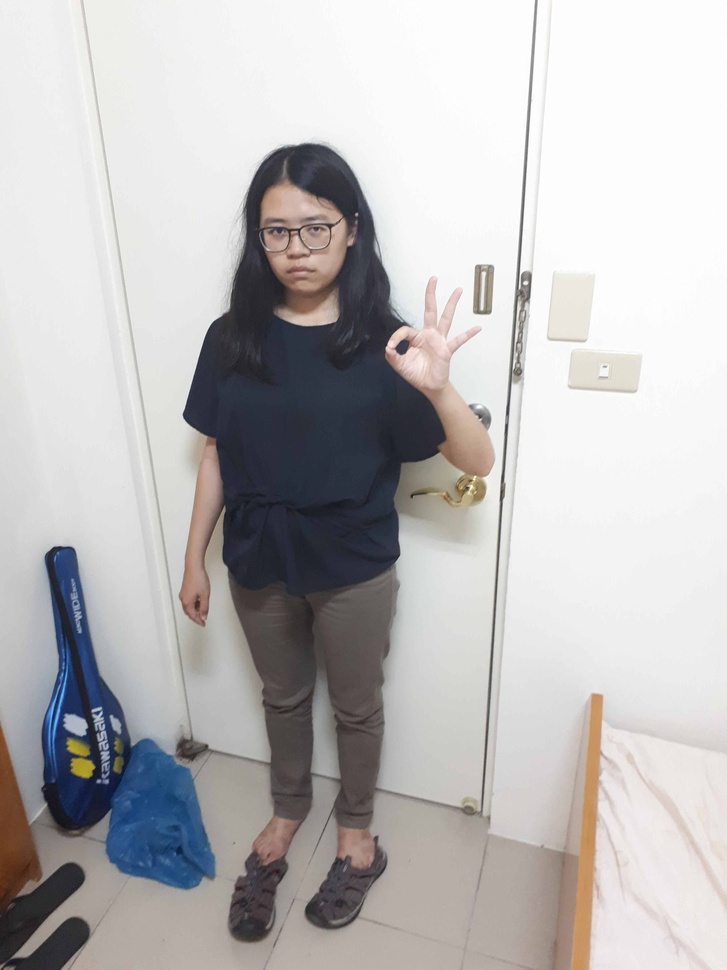
#> input picture research/object_detection/ssd_model/images/ok_1.jpg, 727 x 970 px, shrunk from 3456 x 4608 before the run, given in place of the camera
$ python detect_skin.py
#> lines starting #> are read from the running program, lines starting #| are printed output that depends on the picture; after the words box and inside, x2 and y2 are one past the last pixel; in counts of white or black regions, pixels touching at a corner belong together
import cv2
import numpy as np

cap = cv2.VideoCapture(1)

while True:
      ret, image = cap.read()
#> image is the input picture: shape (970, 727, 3); mean B, G, R 186.3, 186.1, 188.1
      image_flip = cv2.flip(image, 1)
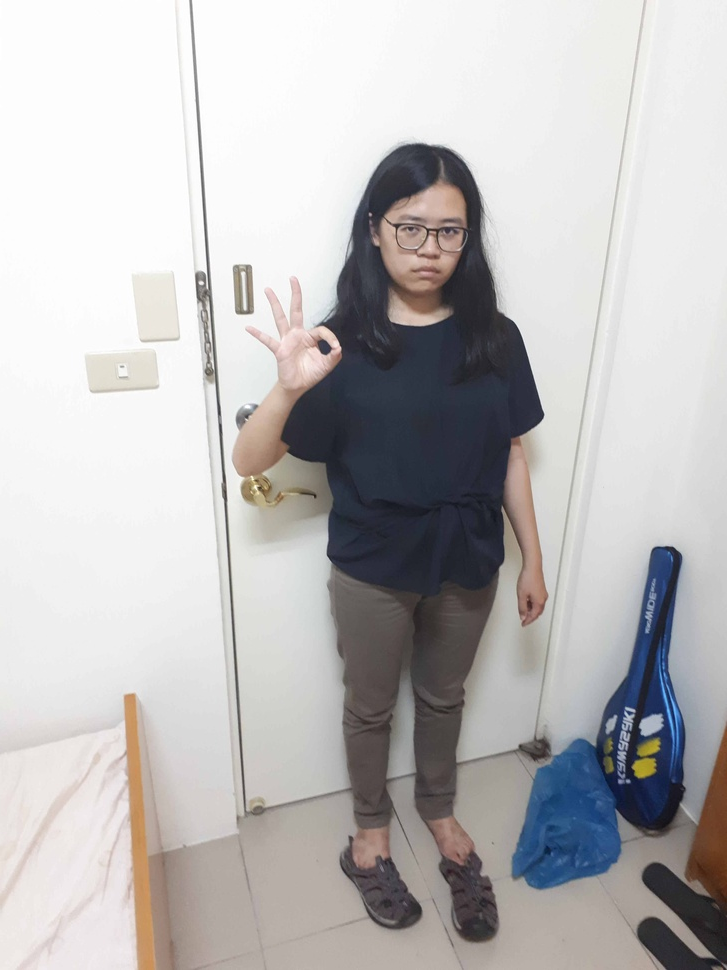
#> image_flip: shape (970, 727, 3); mean B, G, R 186.3, 186.1, 188.1
      gray = cv2.cvtColor(image_flip,cv2.COLOR_BGR2GRAY)
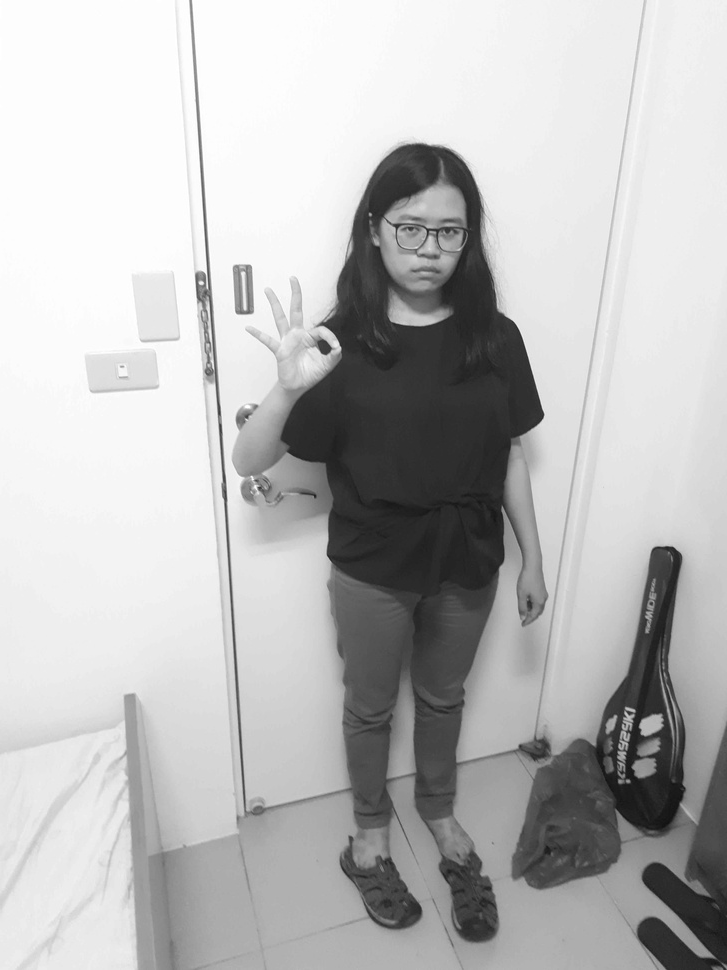
#> gray: shape (970, 727); min 17, max 255, mean 186.7
      blur = cv2.GaussianBlur(gray,(5,5),0)
      ret, image_np = cv2.threshold(blur,70,255,cv2.THRESH_BINARY_INV+cv2.THRESH_OTSU)
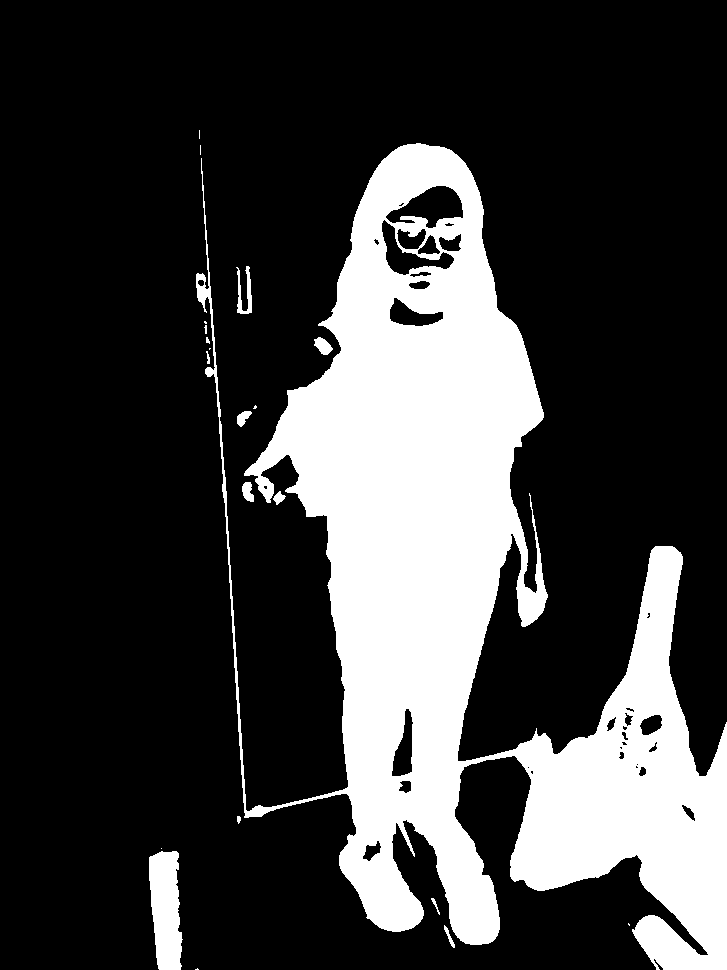
#> image_np: shape (970, 727); 23.8% white; 21 white regions (10 under 20 px), largest, box (x1, y1, x2, y2) and area: (196, 143, 727, 970) 163332, (149, 851, 183, 970) 3152, (236, 266, 252, 314) 349
#> ret = 147
      cv2.imshow('Image', image_np)
      if cv2.waitKey(25) & 0xFF == ord('q'):
#> (key q is pressed here)
          cap.release()
          cv2.destroyAllWindows()
          break

$ run again, on research/object_detection/ssd_model/images/ok_10.jpg
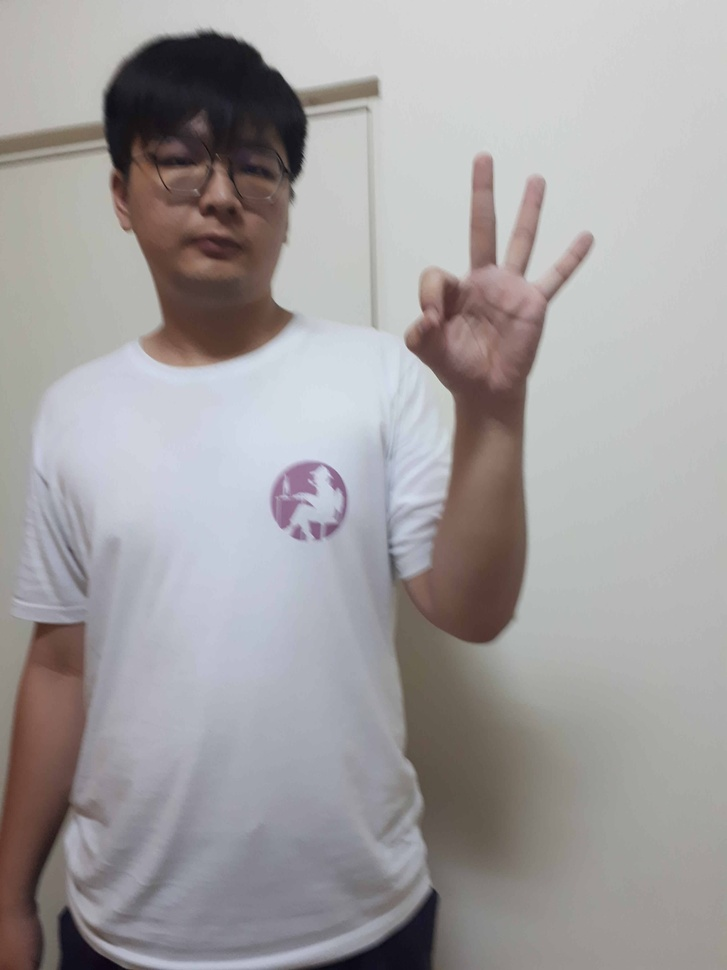
#> input picture research/object_detection/ssd_model/images/ok_10.jpg, 727 x 970 px, shrunk from 3456 x 4608 before the run, given in place of the camera
#> image is the input picture: shape (970, 727, 3); mean B, G, R 159.4, 158.6, 161.9
#> `gray = cv2.cvtColor(image_flip,cv2.COLOR_BGR2GRAY)`:
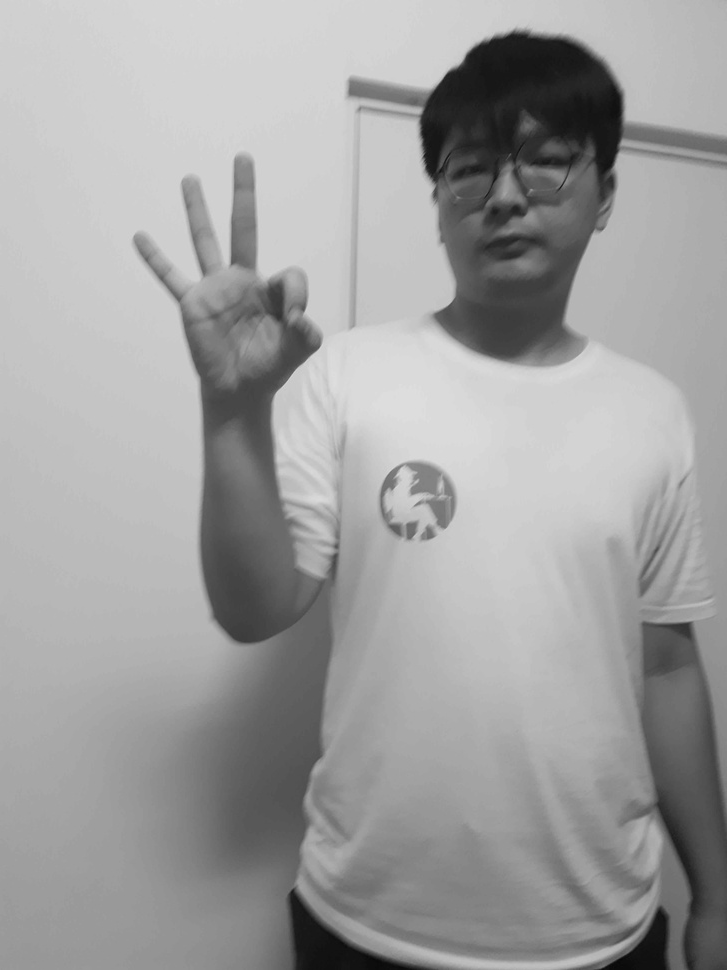
#> gray: shape (970, 727); min 8, max 222, mean 159.7
#> `ret, image_np = cv2.threshold(blur,70,255,cv2.THRESH_BINARY_INV+cv2.TH..`:
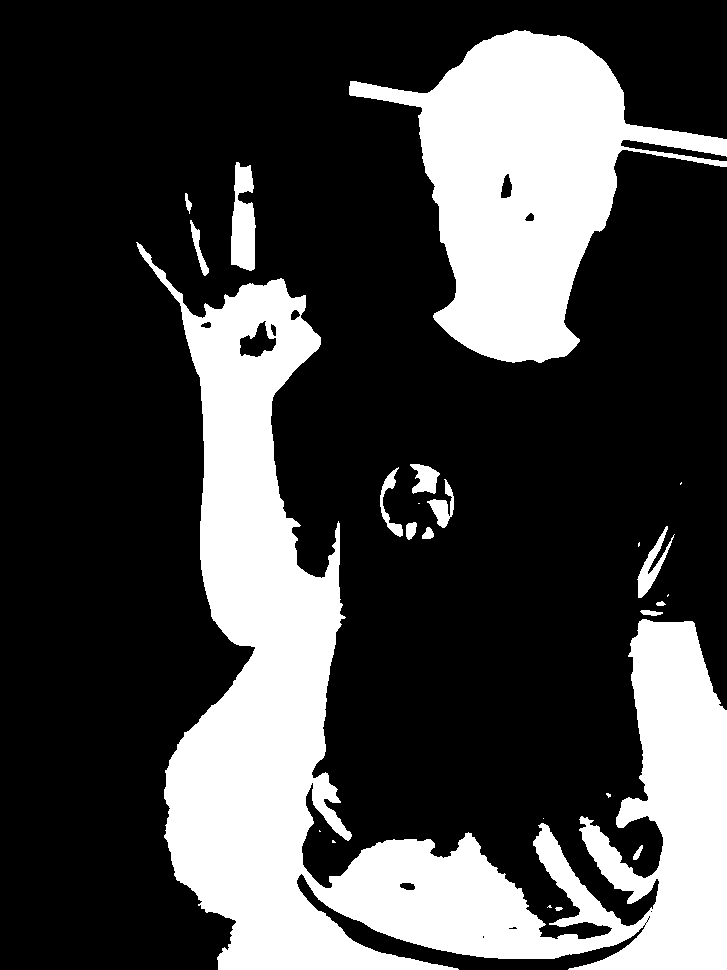
#> image_np: shape (970, 727); 27% white; 24 white regions (9 under 20 px), largest, box (x1, y1, x2, y2) and area: (136, 242, 727, 970) 131087, (349, 30, 727, 363) 53699, (231, 162, 256, 271) 2013
#> ret = 138

$ run again, on research/object_detection/ssd_model/images/ok_103.jpg
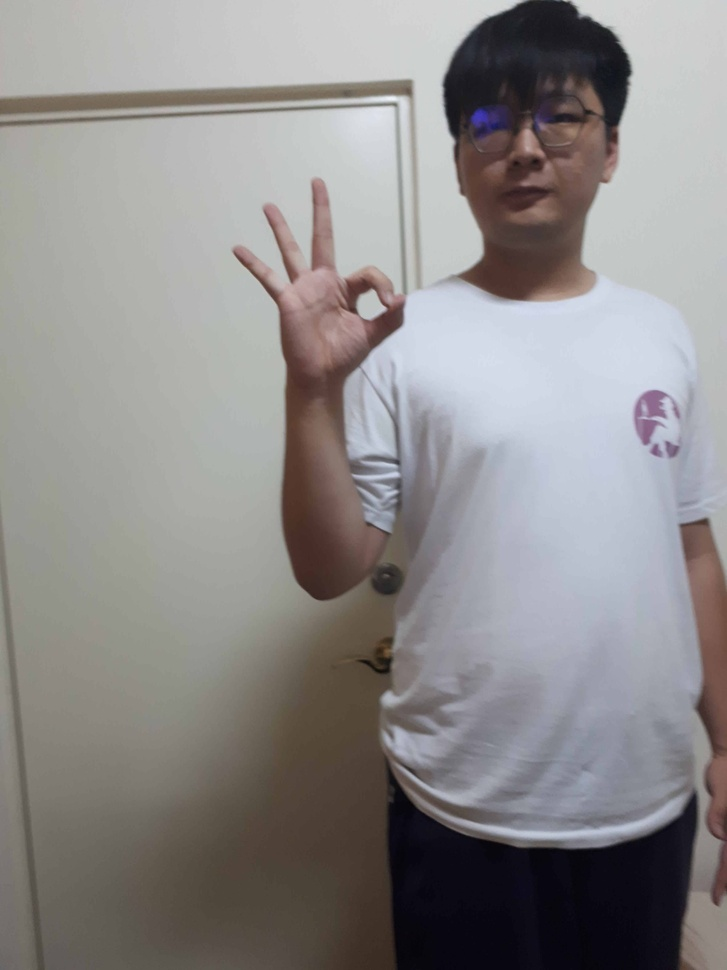
#> input picture research/object_detection/ssd_model/images/ok_103.jpg, 727 x 970 px, shrunk from 3456 x 4608 before the run, given in place of the camera
#> image is the input picture: shape (970, 727, 3); mean B, G, R 138.4, 138.7, 141.4
#> `gray = cv2.cvtColor(image_flip,cv2.COLOR_BGR2GRAY)`:
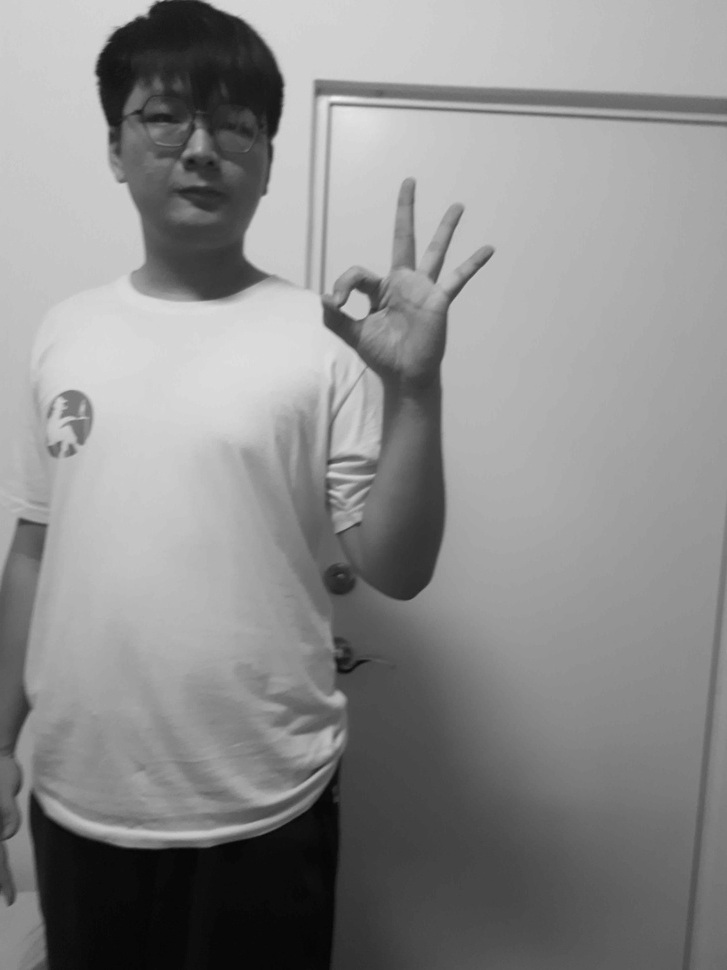
#> gray: shape (970, 727); min 3, max 242, mean 139.5
#> `ret, image_np = cv2.threshold(blur,70,255,cv2.THRESH_BINARY_INV+cv2.TH..`:
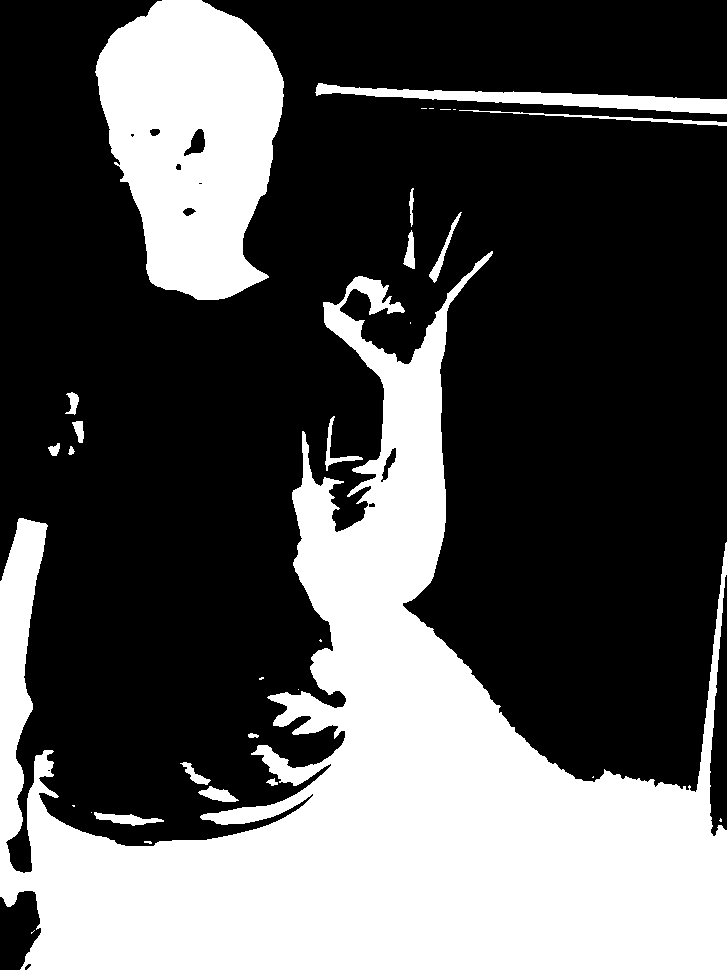
#> image_np: shape (970, 727); 33.7% white; 31 white regions (14 under 20 px), largest, box (x1, y1, x2, y2) and area: (0, 251, 727, 970) 189185, (95, 0, 284, 300) 40189, (315, 83, 727, 114) 4604
#> ret = 122
